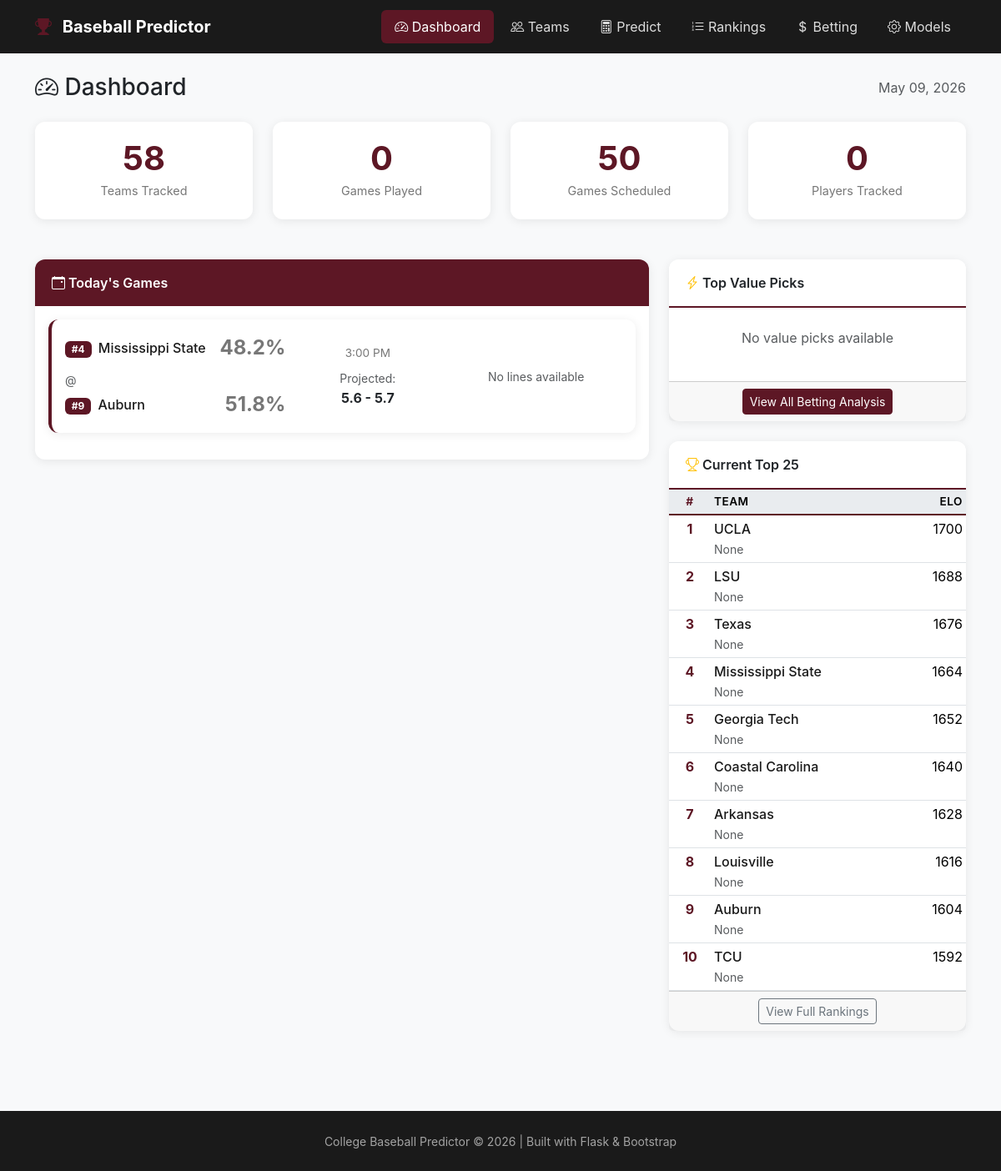
The page / on the database its author committed.
### tables this page shows
CREATE TABLE games (
            id TEXT PRIMARY KEY,
            date TEXT NOT NULL,
            time TEXT,
            home_team_id TEXT NOT NULL,
            away_team_id TEXT NOT NULL,
            home_score INTEGER,
            away_score INTEGER,
            winner_id TEXT,
            innings INTEGER DEFAULT 9,
            is_conference_game INTEGER DEFAULT 0,
            is_neutral_site INTEGER DEFAULT 0,
            tournament_id TEXT,
            venue TEXT,
            attendance INTEGER,
            notes TEXT,
            status TEXT DEFAULT 'scheduled',  -- scheduled, final, postponed, cancelled
            created_at TEXT DEFAULT CURRENT_TIMESTAMP,
            updated_at TEXT DEFAULT CURRENT_TIMESTAMP,
            FOREIGN KEY (home_team_id) REFERENCES teams(id),
            FOREIGN KEY (away_team_id) REFERENCES teams(id),
            FOREIGN KEY (tournament_id) REFERENCES tournaments(id)
        );

CREATE TABLE elo_ratings (
                    team_id TEXT PRIMARY KEY,
                    rating REAL DEFAULT 1500,
                    games_played INTEGER DEFAULT 0,
                    updated_at TEXT DEFAULT CURRENT_TIMESTAMP
                );

CREATE TABLE teams (
            id TEXT PRIMARY KEY,
            name TEXT NOT NULL,
            nickname TEXT,
            conference TEXT,
            division TEXT,
            athletics_url TEXT,
            preseason_rank INTEGER,
            current_rank INTEGER,
            created_at TEXT DEFAULT CURRENT_TIMESTAMP,
            updated_at TEXT DEFAULT CURRENT_TIMESTAMP
        );

### web/app.py (the view)
@app.route('/')
def dashboard():
    todays_games = get_todays_games()
    value_picks = get_value_picks(5)
    top_25 = get_current_top_25()
    stats = get_quick_stats()
    conn = get_connection()
    c = conn.cursor()
    for team in top_25:
        c.execute('SELECT rating FROM elo_ratings WHERE team_id = ?', (team['id'],))
        row = c.fetchone()
        team['elo_rating'] = row[0] if row else None
    conn.close()
    return render_template('dashboard.html',
                          todays_games=todays_games,
                          value_picks=value_picks,
                          top_25=top_25,
                          stats=stats,
                          today=datetime.now().strftime('%B %d, %Y'))

### web/templates/dashboard.html (shortened to what this page needs)
{% extends "base.html" %}
{% block content %}
<div class="d-flex justify-content-between align-items-center mb-4">
    <h1 class="h3 mb-0">
        <i class="bi bi-speedometer2 text-maroon"></i> Dashboard
    </h1>
    <span class="text-muted">{{ today }}</span>
</div>
<div class="row mb-4">
    <div class="col-6 col-md-3">
        <div class="card stat-card">
            <div class="stat-value">{{ stats.total_teams }}</div>
            <div class="stat-label">Teams Tracked</div>
        </div>
    </div>
    <div class="col-6 col-md-3">
        <div class="card stat-card">
            <div class="stat-value">{{ stats.games_played }}</div>
            <div class="stat-label">Games Played</div>
        </div>
    </div>
    <div class="col-6 col-md-3">
        <div class="card stat-card">
            <div class="stat-value">{{ stats.games_scheduled }}</div>
            <div class="stat-label">Games Scheduled</div>
        </div>
    </div>
    <div class="col-6 col-md-3">
        <div class="card stat-card">
            <div class="stat-value">{{ stats.players_tracked or 0 }}</div>
            <div class="stat-label">Players Tracked</div>
        </div>
    </div>
</div>
<div class="row">
    <div class="col-lg-8">
        <div class="card">
            <div class="card-header bg-maroon">
                <i class="bi bi-calendar-event"></i> Today's Games
            </div>
            <div class="card-body">
                {% if todays_games %}
                    {% for game in todays_games %}
                    <div class="game-card card mb-3">
                        <div class="card-body">
                            <div class="row align-items-center">
                                <div class="col-md-5">
                                    <div class="d-flex justify-content-between align-items-center">
                                        <div>
                                            <a href="/team/{{ game.away_team_id }}" class="team-link">
                                                {% if game.away_rank %}<span class="badge bg-maroon me-1">#{{ game.away_rank }}</span>{% endif %}
                                                {{ game.away_team_name }}
                                            </a>
                                        </div>
                                        {% if game.prediction %}
                                        <span class="win-prob {% if game.prediction.away_win_probability > 0.6 %}high{% elif game.prediction.away_win_probability < 0.4 %}low{% else %}medium{% endif %}">
                                            {{ (game.prediction.away_win_probability * 100)|round(1) }}%
                                        </span>
                                        {% endif %}
                                    </div>
                                    <div class="mt-2">
                                        <small class="text-muted">@</small>
                                    </div>
                                    <div class="d-flex justify-content-between align-items-center">
                                        <div>
                                            <a href="/team/{{ game.home_team_id }}" class="team-link">
                                                {% if game.home_rank %}<span class="badge bg-maroon me-1">#{{ game.home_rank }}</span>{% endif %}
                                                {{ game.home_team_name }}
                                            </a>
                                        </div>
                                        {% if game.prediction %}
                                        <span class="win-prob {% if game.prediction.home_win_probability > 0.6 %}high{% elif game.prediction.home_win_probability < 0.4 %}low{% else %}medium{% endif %}">
                                            {{ (game.prediction.home_win_probability * 100)|round(1) }}%
                                        </span>
                                        {% endif %}
                                    </div>
                                </div>
                                <div class="col-md-3 text-center">
                                    <div class="game-time">{{ game.time or 'TBD' }}</div>
                                    {% if game.prediction %}
                                    <div class="mt-2">
                                        <small class="text-muted">Projected:</small>
                                        <div class="fw-bold">{{ game.prediction.projected_away_runs|round(1) }} - {{ game.prediction.projected_home_runs|round(1) }}</div>
                                    </div>
                                    {% endif %}
                                </div>
                                <div class="col-md-4 text-center">
                                    {% if game.home_ml and game.away_ml %}
                                    <small class="text-muted d-block">DraftKings</small>
                                    <div class="d-flex justify-content-center gap-3">
                                        <span>{{ game.away_ml|format_odds }}</span>
                                        <span class="text-muted">/</span>
                                        <span>{{ game.home_ml|format_odds }}</span>
                                    </div>
                                    {% if game.over_under %}
                                    <small class="text-muted">O/U {{ game.over_under }}</small>
                                    {% endif %}
                                    {% else %}
                                    <small class="text-muted">No lines available</small>
                                    {% endif %}
                                </div>
                            </div>
                        </div>
                    </div>
                    {% endfor %}
                {% else %}
                <div class="text-center text-muted py-4">
                    <i class="bi bi-calendar-x display-4"></i>
                    <p class="mt-2">No games scheduled for today</p>
                </div>
                {% endif %}
            </div>
        </div>
    </div>
    <div class="col-lg-4">
        <div class="card">
            <div class="card-header">
                <i class="bi bi-lightning-charge text-warning"></i> Top Value Picks
            </div>
            <div class="card-body p-0">
                {% if value_picks %}
                <div class="list-group list-group-flush">
                    {% for pick in value_picks %}
                    <div class="list-group-item">
                        <div class="d-flex justify-content-between align-items-start">
                            <div>
                                <strong>{{ pick.pick }}</strong>
                                <div class="small text-muted">{{ pick.game }}</div>
                            </div>
                            <div class="text-end">
                                <span class="value-indicator positive">
                                    +{{ pick.edge|round(1) }}%
                                </span>
                                <div class="small text-muted mt-1">{{ pick.moneyline|format_odds }}</div>
                            </div>
                        </div>
                        <div class="progress mt-2" style="height: 6px;">
                            <div class="progress-bar bg-success" style="width: {{ pick.model_prob * 100 }}%"></div>
                        </div>
                        <div class="d-flex justify-content-between small text-muted mt-1">
                            <span>Model: {{ (pick.model_prob * 100)|round(1) }}%</span>
                            <span>DK: {{ (pick.dk_implied * 100)|round(1) }}%</span>
                        </div>
                    </div>
                    {% endfor %}
                </div>
                {% else %}
                <div class="text-center text-muted py-4">
                    <p>No value picks available</p>
                </div>
                {% endif %}
            </div>
            <div class="card-footer text-center">
                <a href="/betting" class="btn btn-sm btn-maroon">View All Betting Analysis</a>
            </div>
        </div>
        <div class="card">
            <div class="card-header">
                <i class="bi bi-trophy text-warning"></i> Current Top 25
            </div>
            <div class="card-body p-0">
                {% if top_25 %}
                <div class="table-responsive">
                    <table class="table table-sm table-hover mb-0">
                        <thead>
                            <tr>
                                <th class="rank-col">#</th>
                                <th>Team</th>
                                <th class="text-end">Elo</th>
                            </tr>
                        </thead>
                        <tbody>
                            {% for team in top_25[:10] %}
                            <tr>
                                <td class="rank-col">{{ team.current_rank }}</td>
                                <td>
                                    <a href="/team/{{ team.id }}" class="team-link">{{ team.name }}</a>
                                    <br><small class="text-muted">{{ team.conference }}</small>
                                </td>
                                <td class="text-end">
                                    {% if team.elo_rating %}
                                    {{ team.elo_rating|round(0)|int }}
                                    {% else %}
                                    —
                                    {% endif %}
                                </td>
                            </tr>
                            {% endfor %}
                        </tbody>
                    </table>
                </div>
                {% else %}
                <div class="text-center text-muted py-4">
                    <p>No rankings available</p>
                </div>
                {% endif %}
            </div>
            <div class="card-footer text-center">
                <a href="/rankings" class="btn btn-sm btn-outline-secondary">View Full Rankings</a>
            </div>
        </div>
    </div>
</div>
{% endblock %}

### rows shown on the page
games: date "May 09, 2026"
elo_ratings: away_rank "4", away_team_name "Mississippi State", prediction "48.2", home_rank "9", home_team_name "Auburn", prediction "51.8", time "3:00 PM", prediction.projected_away_runs "5.6", prediction.projected_home_runs "5.7", elo_rating "1604"
teams: name "UCLA"
elo_ratings: elo_rating "1700"
teams: name "LSU"
elo_ratings: elo_rating "1688"
teams: name "Texas"
elo_ratings: elo_rating "1676"
teams: name "Mississippi State"
elo_ratings: elo_rating "1664"
teams: name "Georgia Tech"
elo_ratings: elo_rating "1652"
teams: name "Coastal Carolina"
elo_ratings: elo_rating "1640"
teams: name "Arkansas"
elo_ratings: elo_rating "1628"
teams: name "Louisville"
elo_ratings: elo_rating "1616"
teams: name "Auburn"
teams: name "TCU"
elo_ratings: elo_rating "1592"

### other values the page prints
{{ stats.total_teams }} "58"
{{ stats.games_played }} "0"
{{ stats.games_scheduled }} "50"
{{ stats.players_tracked or 0 }} "0"
{{ team.current_rank }} "1" "2" "3" "4" "5" "6" "7" "8" "9" "10"
{{ team.conference }} "None" "None" "None" "None" "None" "None" "None" "None" "None" "None"
